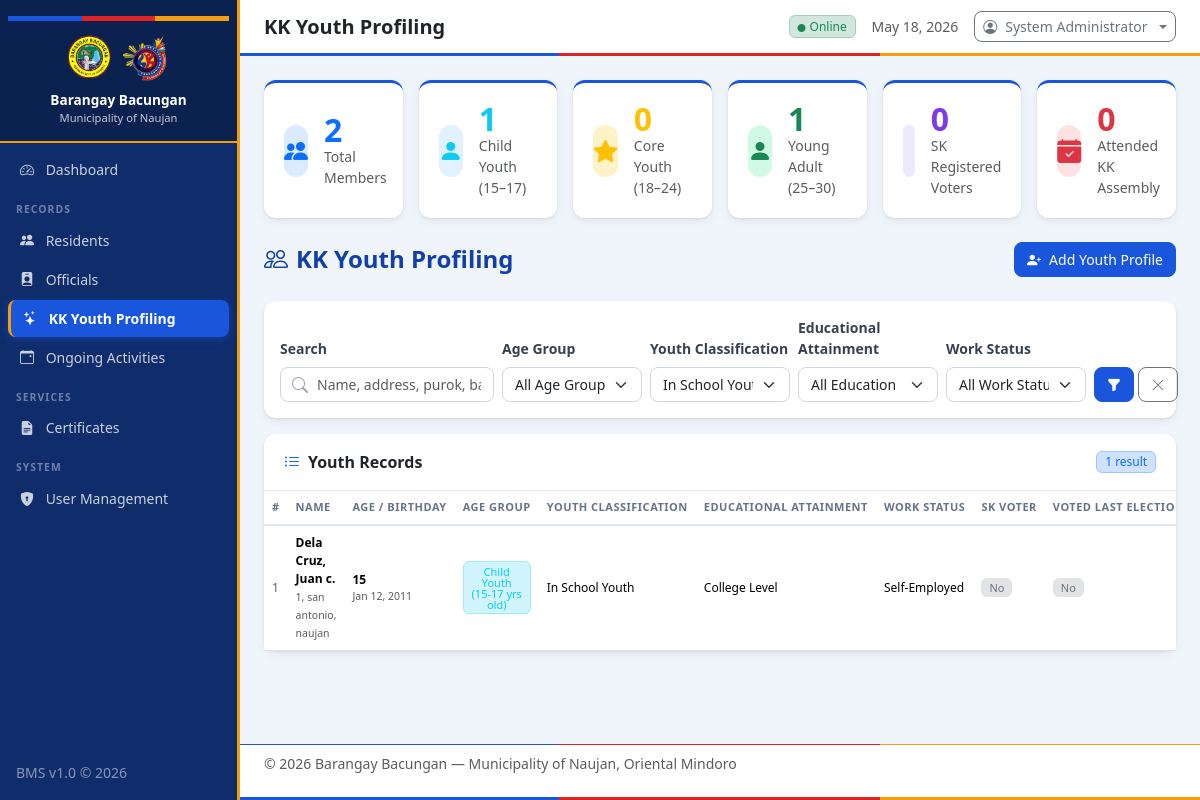
The app's page /modules/kk_youth/index.php?classification=In School Youth (signed in) with its own data.
### tables this page shows
CREATE TABLE users (
            id INTEGER PRIMARY KEY AUTOINCREMENT,
            username TEXT NOT NULL UNIQUE,
            password TEXT NOT NULL,
            full_name TEXT NOT NULL,
            role TEXT DEFAULT 'Staff',
            created_at TEXT DEFAULT (datetime('now','localtime'))
        );

CREATE TABLE kk_youth (
            id INTEGER PRIMARY KEY AUTOINCREMENT,
            first_name TEXT NOT NULL,
            middle_name TEXT,
            last_name TEXT NOT NULL,
            suffix TEXT,
            birthdate TEXT NOT NULL,
            gender TEXT NOT NULL,
            civil_status TEXT DEFAULT 'Single',
            address TEXT NOT NULL,
            contact TEXT,
            email TEXT,
            youth_classification TEXT,
            educational_status TEXT,
            school_name TEXT,
            employment_status TEXT,
            occupation TEXT,
            sk_voter TEXT DEFAULT 'No',
            skills TEXT,
            interests TEXT,
            emergency_contact_name TEXT,
            emergency_contact_number TEXT,
            created_at TEXT DEFAULT (datetime('now','localtime')),
            updated_at TEXT DEFAULT (datetime('now','localtime'))
        , region TEXT, province TEXT, city_municipality TEXT, barangay TEXT, purok TEXT, age INTEGER, home_address TEXT, youth_age_group TEXT, educational_attainment TEXT, work_status TEXT, voted_last_sk_election TEXT DEFAULT 'No', registered_national_voter TEXT DEFAULT 'No', attended_kk_assembly TEXT DEFAULT 'No', kk_assembly_times TEXT, kk_assembly_no_reason TEXT, registered_sk_voter TEXT DEFAULT 'No', is_archived INTEGER DEFAULT 0);

### modules/kk_youth/index.php (the view, shortened to what the rows shown need)
<?php
require_once __DIR__ . '/../../config/auth.php';
$rootPath  = '../../';
$db = getDB();
$search         = trim($_GET['search'] ?? '');
$classification = $_GET['classification'] ?? '';
$education      = $_GET['education'] ?? '';
$work           = $_GET['work'] ?? '';
$ageGroup       = $_GET['age_group'] ?? '';
$where  = ["is_archived = 0"];
$params = [];
if ($classification !== '') { $where[] = "youth_classification = ?"; $params[] = $classification; }
$sql = "SELECT *,
        CAST((julianday('now') - julianday(birthdate)) / 365.25 AS INTEGER) AS current_age
        FROM kk_youth"
        . ($where ? " WHERE " . implode(" AND ", $where) : "")
        . " ORDER BY last_name, first_name";
$stmt = $db->prepare($sql);
$stmt->execute($params);
$youth = $stmt->fetchAll();
include __DIR__ . '/../../includes/header.php';
?>
<div class="card content-card">
    <div class="card-body p-0">
        <div class="table-responsive">
            <table class="table table-hover mb-0 youth-table">
                <thead class="text-muted">
                    <tr>
                        <th>#</th>
                        <th>Name</th>
                        <th>Age / Birthday</th>
                        <th>Age Group</th>
                        <th>Youth Classification</th>
                        <th>Educational Attainment</th>
                        <th>Work Status</th>
                        <th>SK Voter</th>
                        <th>Voted Last Election</th>
                    </tr>
                </thead>
                <tbody>
                <?php if (empty($youth)): ?>
                    <tr>
                        <td colspan="11" class="text-center text-muted py-5">
                            <i class="bi bi-people fs-2 d-block mb-2 opacity-25"></i>
                            No youth profiles found.
                            <?php if ($search || $classification || $education || $work || $ageGroup): ?>
                                <a href="index.php" class="d-block mt-1 small">Clear filters</a>
                            <?php endif; ?>
                        </td>
                    </tr>
                <?php else: ?>
                    <?php foreach ($youth as $i => $y): ?>
                    <?php
                        $ag = $y['youth_age_group'] ?? '';
                        $agColor = 'secondary';
                        if (strpos($ag, 'Child') !== false)  $agColor = 'info';
                        elseif (strpos($ag, 'Core') !== false) $agColor = 'warning';
                        elseif (strpos($ag, 'Young') !== false) $agColor = 'success';
                    ?>
                    <tr>
                        <td class="text-muted small"><?= $i + 1 ?></td>
                        <td>
                            <div class="fw-semibold">
                                <?= htmlspecialchars($y['last_name'] . ', ' . $y['first_name'] . ($y['middle_name'] ? ' ' . $y['middle_name'][0] . '.' : '')) ?>
                            </div>
                            <small class="text-muted">
                                <?php
                                $locParts = array_filter([$y['purok'] ?? '', $y['barangay'] ?? '', $y['city_municipality'] ?? '']);
                                $locStr   = $locParts ? trim(implode(', ', $locParts)) : ($y['home_address'] ?? '—');
                                echo htmlspecialchars($locStr);
                                ?>
                            </small>
                        </td>
                        <td>
                            <span class="fw-semibold"><?= $y['current_age'] ?></span>
                            <small class="text-muted d-block"><?= date('M d, Y', strtotime($y['birthdate'])) ?></small>
                        </td>
                        <td>
                            <span class="badge bg-<?= $agColor ?>-subtle text-<?= $agColor ?> border border-<?= $agColor ?>-subtle" style="white-space:normal;max-width:120px">
                                <?= htmlspecialchars($ag ?: '—') ?>
                            </span>
                        </td>
                        <td class="small"><?= htmlspecialchars($y['youth_classification'] ?? '—') ?></td>
                        <td class="small"><?= htmlspecialchars($y['educational_attainment'] ?? $y['educational_status'] ?? '—') ?></td>
                        <td class="small"><?= htmlspecialchars($y['work_status'] ?? $y['employment_status'] ?? '—') ?></td>
                        <td>
                            <?php $sv = $y['registered_sk_voter'] ?? $y['sk_voter'] ?? 'No'; ?>
                            <?php if ($sv === 'Yes'): ?>
                                <span class="badge bg-success-subtle text-success border border-success-subtle px-2 py-1"><i class="bi bi-check-circle-fill me-1"></i>Yes</span>
                            <?php else: ?>
                                <span class="badge bg-secondary-subtle text-secondary px-2 py-1">No</span>
                            <?php endif; ?>
                        </td>
                        <td>
                            <?php $vl = $y['voted_last_sk_election'] ?? 'No'; ?>
                            <span class="badge px-2 py-1 <?= $vl === 'Yes' ? 'bg-success-subtle text-success' : 'bg-secondary-subtle text-secondary' ?>"><?= $vl ?></span>
                        </td>
                    </tr>
                    <?php endforeach; ?>
                <?php endif; ?>
                </tbody>
            </table>
        </div>
    </div>
</div>
<?php include __DIR__ . '/../../includes/footer.php'; ?>

### includes/header.php (shortened to what the rows shown need)
<?php
require_once dirname(__DIR__) . '/config/auth.php';
$currentUser = getCurrentUser();
?>
<!DOCTYPE html>
<html lang="en">
<head>
    <link rel="stylesheet" href="https://cdn.jsdelivr.net/npm/bootstrap@5.3.2/dist/css/bootstrap.min.css">
    <link rel="stylesheet" href="https://cdn.jsdelivr.net/npm/bootstrap-icons@1.11.3/font/bootstrap-icons.min.css">
    <link rel="stylesheet" href="<?= $rootPath ?? '' ?>assets/css/style.css">
</head>
<body>
<div class="wrapper d-flex">
    <div class="main-content flex-grow-1 d-flex flex-column">
        <header class="topbar d-flex align-items-center px-4 py-2">
            <div class="ms-auto d-flex align-items-center gap-3">
                <div class="dropdown">
                    <button class="btn btn-sm btn-outline-secondary dropdown-toggle d-flex align-items-center gap-2" type="button" data-bs-toggle="dropdown">
                        <i class="bi bi-person-circle"></i>
                        <span class="d-none d-sm-inline"><?= htmlspecialchars($currentUser['full_name'] ?? 'User') ?></span>
                    </button>
                </div>
            </div>
        </header>
        <main class="flex-grow-1 p-4">

### records on screen
users: full_name "System Administrator"
kk_youth: last_name+first_name+middle_name "Dela Cruz, Juan c.", locStr "1, san antonio, naujan", current_age "15", birthdate "Jan 12, 2011", youth_age_group "Child Youth (15-17 yrs old)", youth_classification "In School Youth", educational_attainment "College Level", work_status "Self-Employed", registered_sk_voter "No", voted_last_sk_election "No"

### other values on screen
BARANGAY_NAME "Barangay Bacungan"
MUNICIPALITY "Municipality of Naujan"
$pageTitle "KK Youth Profiling"
$totalYouth "2"
$childYouth "1"
$coreYouth "0"
$youngAdult "1"
$skVoters "0"
$kkAttended "0"
count($youth) "1"
PROVINCE "Oriental Mindoro"
form field classification "In School Youth"
